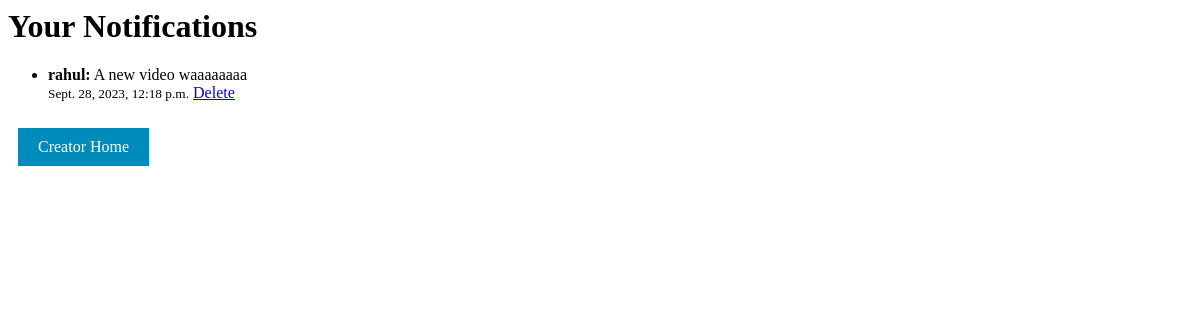
Page /notification_list/ (signed in) on the earlier database version.
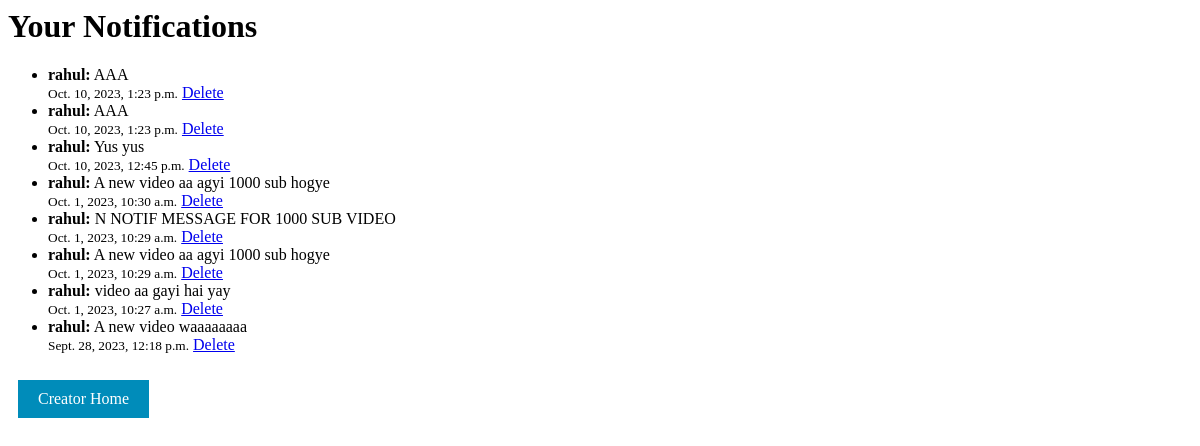
Same page on the later database version.
### datafortress/models.py (models this page shows, shortened)
class Notification(models.Model):
    sender = models.ForeignKey(User, on_delete=models.CASCADE, related_name='notifications_sent')
    recipient = models.ForeignKey(User, related_name='received_notifications', on_delete=models.CASCADE)
    message = models.CharField(max_length=200)
    timestamp = models.DateTimeField(auto_now_add=True)
    phone = models.CharField(max_length=15, default='')
    is_read = models.BooleanField(default=False)

### datafortress/views.py (the view)
# urls.py: path('notification_list/', views.notification_list, name='notification_list'),
@login_required
def notification_list(request):
    notifications = Notification.objects.filter(recipient=request.user).order_by('-timestamp')
    return render(request, 'notification_list.html', {'notifications': notifications})

### templates/notification_list.html
{% load static %}
<link rel="stylesheet" href="{% static 'stylehome.css' %}">
<body>
    <h1>Your Notifications</h1>
    <ul>
        {% for notification in notifications %}
            <li>
                {% if not notification.is_read %}
                    <strong>{{ notification.sender }}:</strong>
                {% else %}
                    {{ notification.sender }}:
                {% endif %}
                {{ notification.message }}
                <br>
                <small>{{ notification.timestamp }}</small>
                <a href="{% url 'delete_notification' notification.id %}">Delete</a>
            </li>
        {% empty %}
            <li>No notifications</li>
        {% endfor %}
    </ul>
    <a class='button login-button' href="{% url 'welcome_creator' %}">Creator Home</a>
</body>

### static/stylehome.css (style rules this page uses)
.button { background-color: #008CBA; color: rgb(255, 255, 255); border: none; padding: 10px 20px; text-align: center; text-decoration: none; display: inline-block; font-size: 16px; margin: 10px; cursor: pointer; }
.login-button { background-color: #008CBA; }

Differences in the rows shown:
added Notification: sender "rahul", message "AAA", timestamp "Oct. 10, 2023, 1:23 p.m."
added Notification: sender "rahul", message "AAA", timestamp "Oct. 10, 2023, 1:23 p.m."
added Notification: sender "rahul", message "Yus yus", timestamp "Oct. 10, 2023, 12:45 p.m."
added Notification: sender "rahul", message "A new video aa agyi 1000 sub hogye", timestamp "Oct. 1, 2023, 10:30 a.m."
added Notification: sender "rahul", message "N NOTIF MESSAGE FOR 1000 SUB VIDEO", timestamp "Oct. 1, 2023, 10:29 a.m."
added Notification: sender "rahul", message "A new video aa agyi 1000 sub hogye", timestamp "Oct. 1, 2023, 10:29 a.m."
added Notification: sender "rahul", message "video aa gayi hai yay", timestamp "Oct. 1, 2023, 10:27 a.m."
